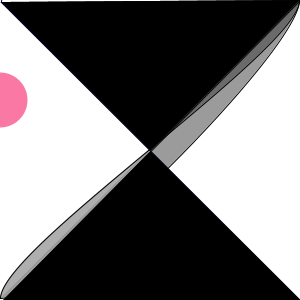
Frame 1 (no input)
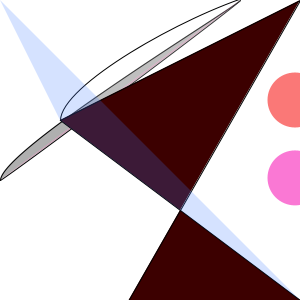
Frame 60 (the mouse pressed at the canvas centre just before this capture)
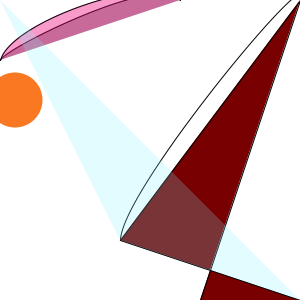
Frame 120 (the mouse held since frame 60 and released just before this capture)

The Processing sketch that drew these frames (run headless with seeded random() and noise(); from frame 60 on, the mouse is pressed at the canvas centre):

// Processing sketch: processing_145963
// ── processing_145963.pde

//triangle
int x = 0;
int y = 0;
int xspeed = 1;
int yspeed = 2;
//ball
int ballX = 0;
int ballSpeed = 5;
int ballRadius = 25;

void setup() {
  size(300,300);
  smooth();
  frameRate(600);
}

void draw() {
  background(255);
  displayBall();
  bounceBall();

  // Add the current speed to the x location.
  x = x + xspeed;
  y = y + yspeed;
  
  if ((x > width) || (x < 0)) {
       xspeed = xspeed * -1;
  }
   if ((y > height) || (y < 0)) {
       yspeed = yspeed * -1;
  }


  stroke(0);
  fill(175);
  curve(x,y,width-x,0,0,height-y,width-x,height-y);
  fill(y,0,x,100);
  curve(x,y,0,height-y,width-x,0,x,y);
  fill(255,random(255));
  curve(0,height+y,width,0,x,y,width,height);
  fill(x,0,0);
  quad(x,height+y,height,0,x,y,width,height);
  noStroke();
  fill(x,y,255, 55);
  triangle(x, y,width,height,0,0);
  
}

void displayBall() {
  noFill();
  noStroke();
  fill(250, 120, random(255));
  ellipse(ballX, 100, ballRadius+30, ballRadius+30);
  fill(250, 120, random(255));
  ellipse(ballX, random(600), ballRadius+30, ballRadius+30);
  ballRadius = constrain(ballRadius-1, 25, 36);
}
 void bounceBall() { 
  ballX = ballX + ballSpeed; 
 
  if ((ballX > width) || (ballX < 0)) {
    ballSpeed = ballSpeed * -1; 
    ballRadius = 36;
  }
 }
